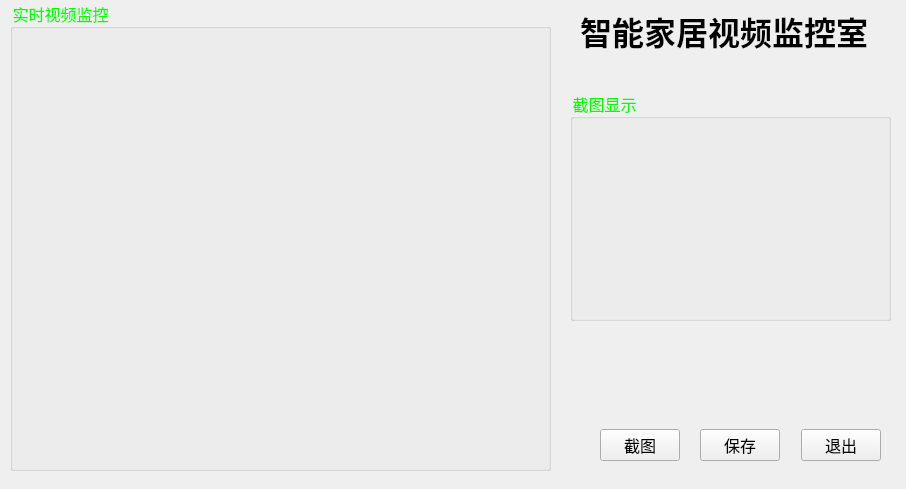
<?xml version="1.0" encoding="UTF-8"?>
<ui version="4.0">
 <class>camera</class>
 <widget class="QWidget" name="camera">
  <property name="geometry">
   <rect>
    <x>0</x>
    <y>0</y>
    <width>906</width>
    <height>489</height>
   </rect>
  </property>
  <property name="windowTitle">
   <string>智能家居-使徒行者</string>
  </property>
  <widget class="QLabel" name="DisplayLabel">
   <property name="geometry">
    <rect>
     <x>570</x>
     <y>100</y>
     <width>321</width>
     <height>221</height>
    </rect>
   </property>
   <property name="text">
    <string/>
   </property>
  </widget>
  <widget class="QWidget" name="horizontalLayoutWidget">
   <property name="geometry">
    <rect>
     <x>9</x>
     <y>9</y>
     <width>541</width>
     <height>461</height>
    </rect>
   </property>
   <layout class="QHBoxLayout" name="horizontalLayout"/>
  </widget>
  <widget class="QLabel" name="Titlelabel">
   <property name="geometry">
    <rect>
     <x>580</x>
     <y>0</y>
     <width>301</width>
     <height>61</height>
    </rect>
   </property>
   <property name="font">
    <font>
     <family>华文行楷</family>
     <pointsize>24</pointsize>
     <weight>75</weight>
     <bold>true</bold>
    </font>
   </property>
   <property name="text">
    <string>智能家居视频监控室</string>
   </property>
  </widget>
  <widget class="QLabel" name="StatusLabel">
   <property name="geometry">
    <rect>
     <x>680</x>
     <y>370</y>
     <width>111</width>
     <height>16</height>
    </rect>
   </property>
   <property name="font">
    <font>
     <family>华文楷体</family>
     <pointsize>10</pointsize>
     <weight>75</weight>
     <bold>true</bold>
    </font>
   </property>
   <property name="styleSheet">
    <string notr="true">color: rgb(255, 0, 0);</string>
   </property>
   <property name="text">
    <string/>
   </property>
  </widget>
  <widget class="QLabel" name="TimeLabel">
   <property name="geometry">
    <rect>
     <x>610</x>
     <y>60</y>
     <width>231</width>
     <height>16</height>
    </rect>
   </property>
   <property name="font">
    <font>
     <family>Times New Roman</family>
     <pointsize>14</pointsize>
     <weight>75</weight>
     <bold>true</bold>
    </font>
   </property>
   <property name="styleSheet">
    <string notr="true">color: rgb(255, 255, 0);</string>
   </property>
   <property name="text">
    <string/>
   </property>
  </widget>
  <widget class="QGroupBox" name="groupBox">
   <property name="geometry">
    <rect>
     <x>570</x>
     <y>90</y>
     <width>321</width>
     <height>231</height>
    </rect>
   </property>
   <property name="font">
    <font>
     <family>华文楷体</family>
     <pointsize>12</pointsize>
    </font>
   </property>
   <property name="styleSheet">
    <string notr="true">color: rgb(0, 255, 0);</string>
   </property>
   <property name="title">
    <string>截图显示</string>
   </property>
  </widget>
  <widget class="QGroupBox" name="groupBox_2">
   <property name="geometry">
    <rect>
     <x>10</x>
     <y>0</y>
     <width>541</width>
     <height>471</height>
    </rect>
   </property>
   <property name="font">
    <font>
     <family>华文楷体</family>
     <pointsize>12</pointsize>
    </font>
   </property>
   <property name="styleSheet">
    <string notr="true">color: rgb(0, 255, 0);</string>
   </property>
   <property name="title">
    <string>实时视频监控</string>
   </property>
  </widget>
  <widget class="QWidget" name="layoutWidget">
   <property name="geometry">
    <rect>
     <x>600</x>
     <y>420</y>
     <width>281</width>
     <height>51</height>
    </rect>
   </property>
   <layout class="QHBoxLayout" name="horizontalLayout_2">
    <item>
     <widget class="QPushButton" name="CapturePushButton">
      <property name="font">
       <font>
        <family>华文楷体</family>
        <pointsize>12</pointsize>
       </font>
      </property>
      <property name="text">
       <string>截图</string>
      </property>
     </widget>
    </item>
    <item>
     <spacer name="horizontalSpacer">
      <property name="orientation">
       <enum>Qt::Horizontal</enum>
      </property>
      <property name="sizeHint" stdset="0">
       <size>
        <width>40</width>
        <height>20</height>
       </size>
      </property>
     </spacer>
    </item>
    <item>
     <widget class="QPushButton" name="SavePushButton">
      <property name="font">
       <font>
        <family>华文楷体</family>
        <pointsize>12</pointsize>
       </font>
      </property>
      <property name="text">
       <string>保存</string>
      </property>
     </widget>
    </item>
    <item>
     <spacer name="horizontalSpacer_2">
      <property name="orientation">
       <enum>Qt::Horizontal</enum>
      </property>
      <property name="sizeHint" stdset="0">
       <size>
        <width>40</width>
        <height>20</height>
       </size>
      </property>
     </spacer>
    </item>
    <item>
     <widget class="QPushButton" name="ExitPushButton">
      <property name="font">
       <font>
        <family>华文楷体</family>
        <pointsize>12</pointsize>
       </font>
      </property>
      <property name="text">
       <string>退出</string>
      </property>
     </widget>
    </item>
   </layout>
  </widget>
 </widget>
 <resources/>
 <connections/>
</ui>
